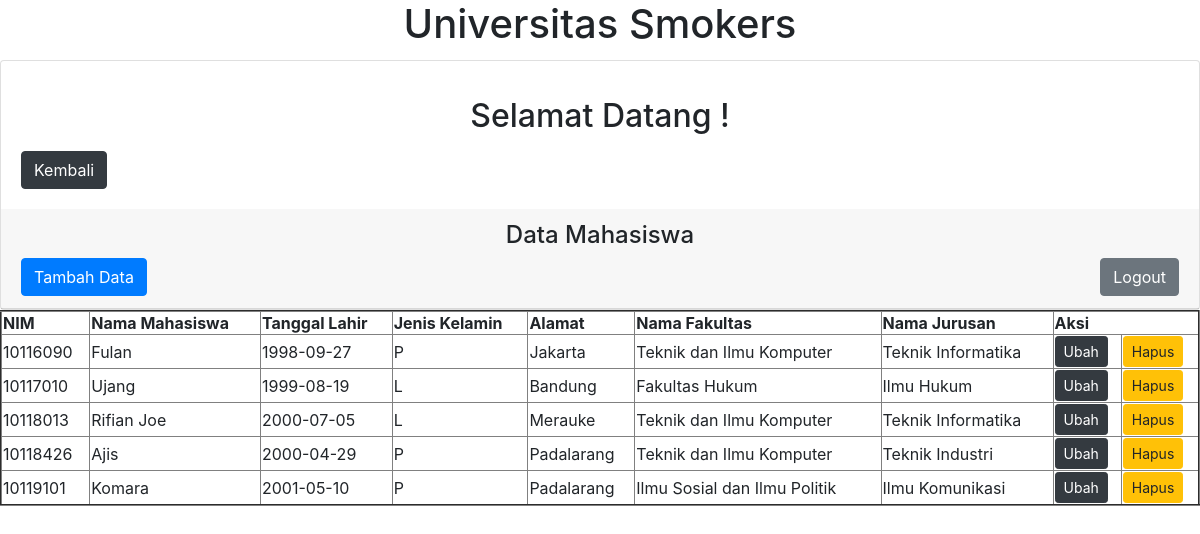
/UniversitasSmokers/index1.php (signed in), run on the app's committed database.
### tables this page shows
CREATE TABLE `mahasiswa` (
  `nim` char(8) NOT NULL,
  `nama_mahasiswa` varchar(30) DEFAULT NULL,
  `ttl` date DEFAULT NULL,
  `jk` char(1) NOT NULL,
  `alamat` varchar(30) DEFAULT NULL,
  `id_fakultas` char(8) NOT NULL,
  `id_jurusan` char(8) NOT NULL
);

CREATE TABLE `fakultas` (
  `id_fakultas` char(8) NOT NULL,
  `nama_fakultas` varchar(30) DEFAULT NULL,
  `id_jurusan` char(8) NOT NULL
);

CREATE TABLE `jurusan` (
  `id_jurusan` char(8) NOT NULL,
  `nama_jurusan` varchar(30) DEFAULT NULL,
  `id_fakultas` char(8) NOT NULL
);

### UniversitasSmokers/index1.php (the view, shortened to what this page needs)
<html>
<head>
  <link rel = "stylesheet" type = "text/css" href = "css/bootstrap.min.css">
</head>
<body>
<h1 class="card-title"><center>Universitas Smokers</h1>
  <div class="card">
  <div class="card-body">
    <p class="card-text"><center><h2>Selamat Datang !</center></p>
	  <a href="welcome.php" class="btn btn-dark">Kembali</a>
  </div>
  <div class="card-header"><center><h4>Data Mahasiswa</center>
  <a href="form_simpan.php" class="btn btn-primary">Tambah Data</a>
  <a href="logout.php" class="btn btn-secondary float-right">Logout</a>
  </div>
</div>
  <table border="2" width="100%">
  <center>
  <tr>
    <th>NIM</th>
    <th>Nama Mahasiswa</th>
	<th>Tanggal Lahir</th>
    <th>Jenis Kelamin</th>
    <th>Alamat</th>
	<th>Nama Fakultas</th>
	<th>Nama Jurusan</th>
    <th colspan="2">Aksi</th>
  </tr>
  <?php
  include "koneksi.php";
  $sql = $pdo->prepare("SELECT * FROM mahasiswa JOIN jurusan on mahasiswa.id_jurusan = jurusan.id_jurusan JOIN fakultas on jurusan.id_jurusan = fakultas.id_jurusan ORDER BY nim");
  $sql->execute();
  while($data = $sql->fetch()){
    echo "<tr>";
    echo "<td>".$data['nim']."</td>";
    echo "<td>".$data['nama_mahasiswa']."</td>";
    echo "<td>".$data['ttl']."</td>";
    echo "<td>".$data['jk']."</td>";
    echo "<td>".$data['alamat']."</td>";
	echo "<td>".$data['nama_fakultas']."</td>";
	echo "<td>".$data['nama_jurusan']."</td>";
    echo "<td><a href='form_ubah.php?nim=".$data['nim']."'button class='btn btn-dark btn-sm'>Ubah</a></td>";
    echo "<td><a href='proses_hapus.php?nim=".$data['nim']."'button class='btn btn-warning btn-sm'>Hapus</a></td>";
    echo "</tr>";
  }
  ?>
  </table>
</body>
</html>

### data on the page
mahasiswa: nim "10116090", nama_mahasiswa "Fulan", ttl "1998-09-27", jk "P", alamat "Jakarta", fakultas.nama_fakultas "Teknik dan Ilmu Komputer", id_jurusan.nama_jurusan "Teknik Informatika"
mahasiswa: nim "10117010", nama_mahasiswa "Ujang", ttl "1999-08-19", jk "L", alamat "Bandung", fakultas.nama_fakultas "Fakultas Hukum", id_jurusan.nama_jurusan "Ilmu Hukum"
mahasiswa: nim "10118013", nama_mahasiswa "Rifian Joe", ttl "2000-07-05", jk "L", alamat "Merauke", fakultas.nama_fakultas "Teknik dan Ilmu Komputer", id_jurusan.nama_jurusan "Teknik Informatika"
mahasiswa: nim "10118426", nama_mahasiswa "Ajis", ttl "2000-04-29", jk "P", alamat "Padalarang", fakultas.nama_fakultas "Teknik dan Ilmu Komputer", id_jurusan.nama_jurusan "Teknik Industri"
mahasiswa: nim "10119101", nama_mahasiswa "Komara", ttl "2001-05-10", jk "P", alamat "Padalarang", fakultas.nama_fakultas "Ilmu Sosial dan Ilmu Politik", id_jurusan.nama_jurusan "Ilmu Komunikasi"
